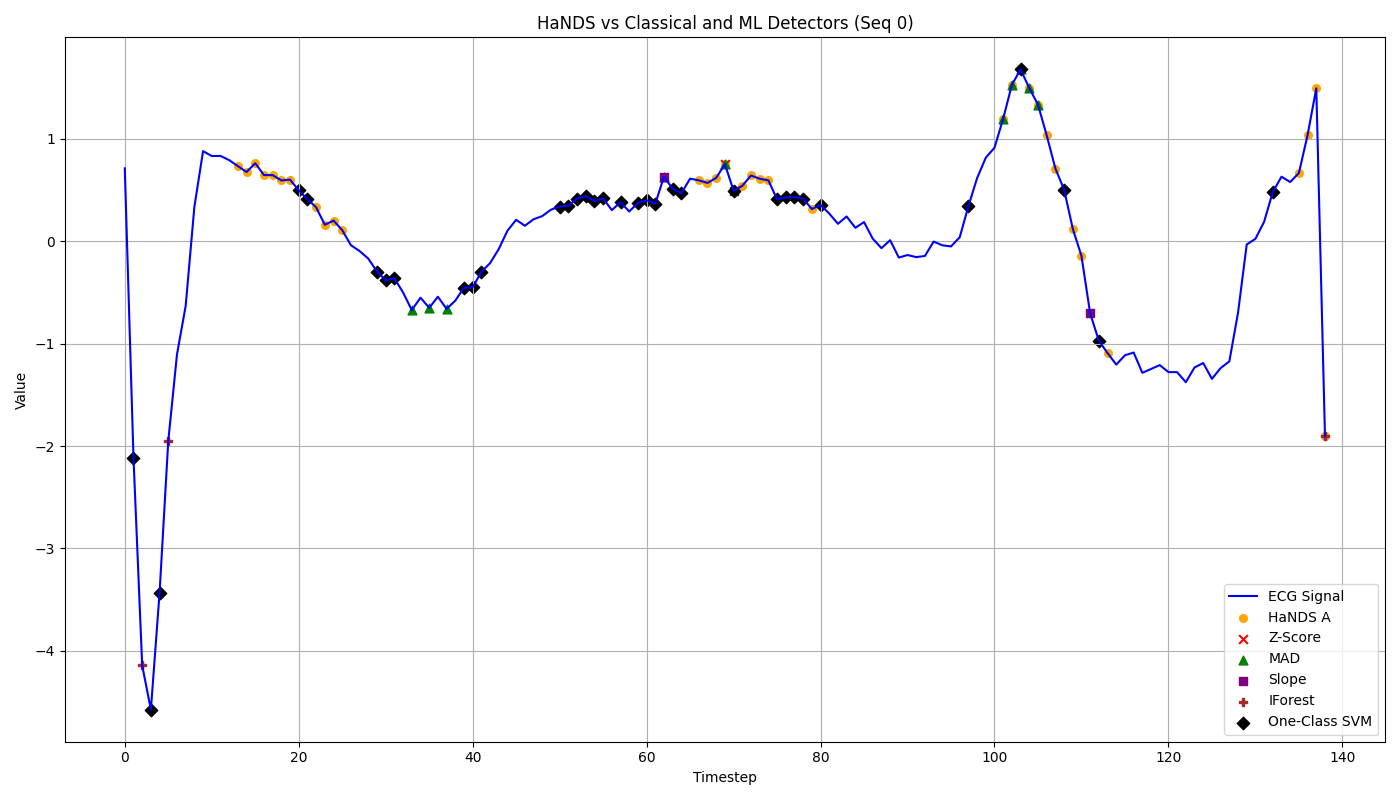

Reproduce this figure in Python.
# Compare HaNDS with classical and ML-based detectors
import pandas as pd
import matplotlib.pyplot as plt
import numpy as np
from sklearn.ensemble import IsolationForest
from sklearn.svm import OneClassSVM

df = pd.read_csv('./results/ecg_multi_neuron_output.csv')
seq_id = 0
seq = df[df['sequence_id'] == seq_id].copy()

window = 20
seq['mean'] = seq['value'].rolling(window=window, center=True).mean()
seq['std'] = seq['value'].rolling(window=window, center=True).std()
seq['z_anomaly'] = ((seq['value'] - seq['mean']).abs() / seq['std']) > 2

seq['median'] = seq['value'].rolling(window=window, center=True).median()
seq['mad'] = (seq['value'] - seq['median']).abs().rolling(window=window, center=True).median()
seq['mad_anomaly'] = (seq['value'] - seq['median']).abs() > 3 * seq['mad']

seq['slope'] = seq['value'].diff()
seq['slope_mean'] = seq['slope'].rolling(window=window, center=True).mean()
seq['slope_std'] = seq['slope'].rolling(window=window, center=True).std()
seq['slope_anomaly'] = (seq['slope'] - seq['slope_mean']).abs() > 2 * seq['slope_std']

iso_model = IsolationForest(contamination=0.05, random_state=42)
seq['iso_score'] = iso_model.fit_predict(seq[['value']])
seq['iso_anomaly'] = seq['iso_score'] == -1

svm_model = OneClassSVM(nu=0.05, kernel="rbf", gamma='scale')
seq['svm_score'] = svm_model.fit_predict(seq[['value']])
seq['svm_anomaly'] = seq['svm_score'] == -1

plt.figure(figsize=(14, 8))
plt.plot(seq['timestep'], seq['value'], label='ECG Signal', color='blue')
plt.scatter(seq[seq['novelty1'] == 1]['timestep'], seq[seq['novelty1'] == 1]['value'], color='orange', marker='o', s=30, label='HaNDS A')
plt.scatter(seq[seq['z_anomaly']]['timestep'], seq[seq['z_anomaly']]['value'], color='red', marker='x', s=40, label='Z-Score')
plt.scatter(seq[seq['mad_anomaly']]['timestep'], seq[seq['mad_anomaly']]['value'], color='green', marker='^', s=40, label='MAD')
plt.scatter(seq[seq['slope_anomaly']]['timestep'], seq[seq['slope_anomaly']]['value'], color='purple', marker='s', s=40, label='Slope')
plt.scatter(seq[seq['iso_anomaly']]['timestep'], seq[seq['iso_anomaly']]['value'], color='brown', marker='P', s=40, label='IForest')
plt.scatter(seq[seq['svm_anomaly']]['timestep'], seq[seq['svm_anomaly']]['value'], color='black', marker='D', s=40, label='One-Class SVM')
plt.title(f'HaNDS vs Classical and ML Detectors (Seq {seq_id})')
plt.xlabel('Timestep')
plt.ylabel('Value')
plt.legend()
plt.grid(True)
plt.tight_layout()
plt.show()
